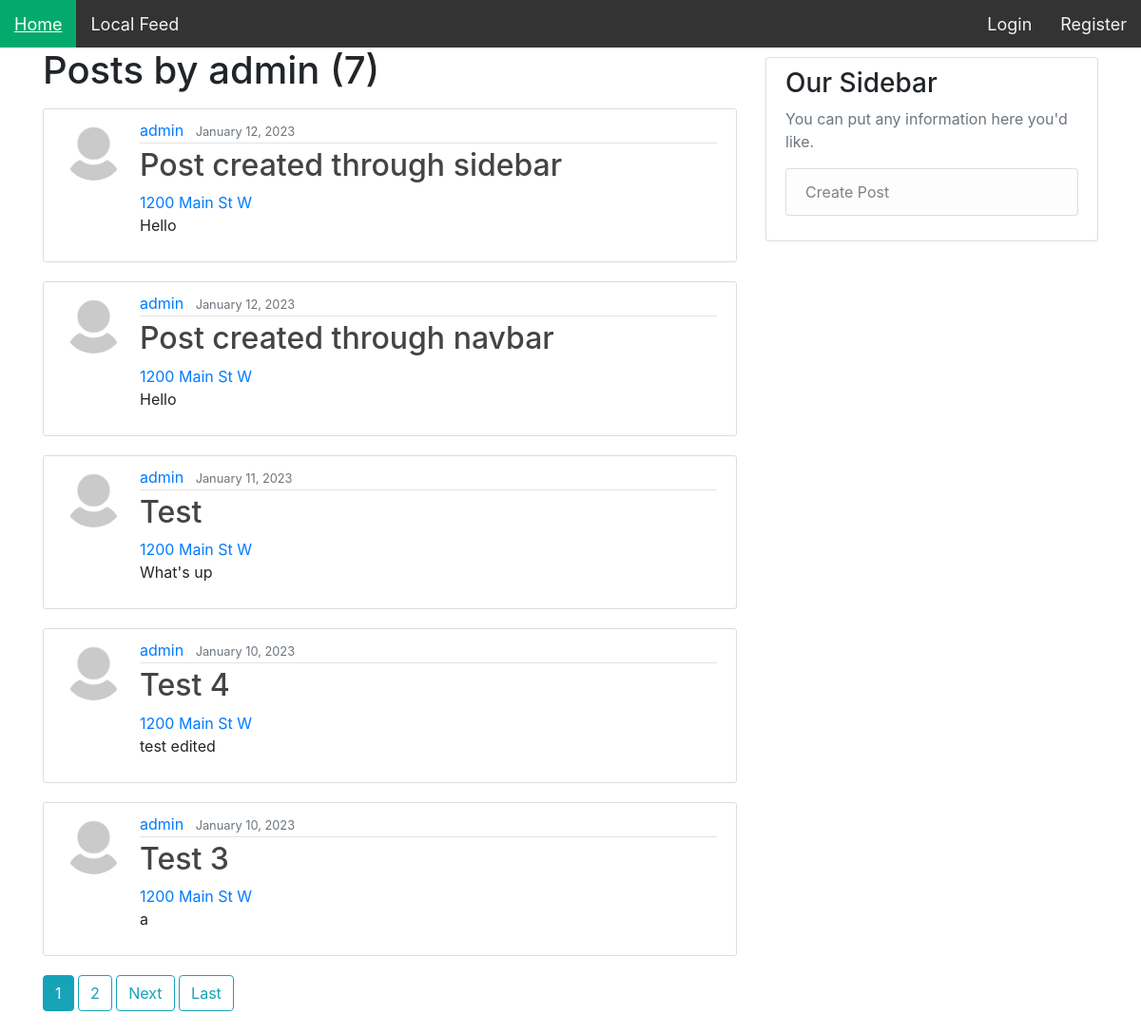
Page /user/admin on the earlier database version.
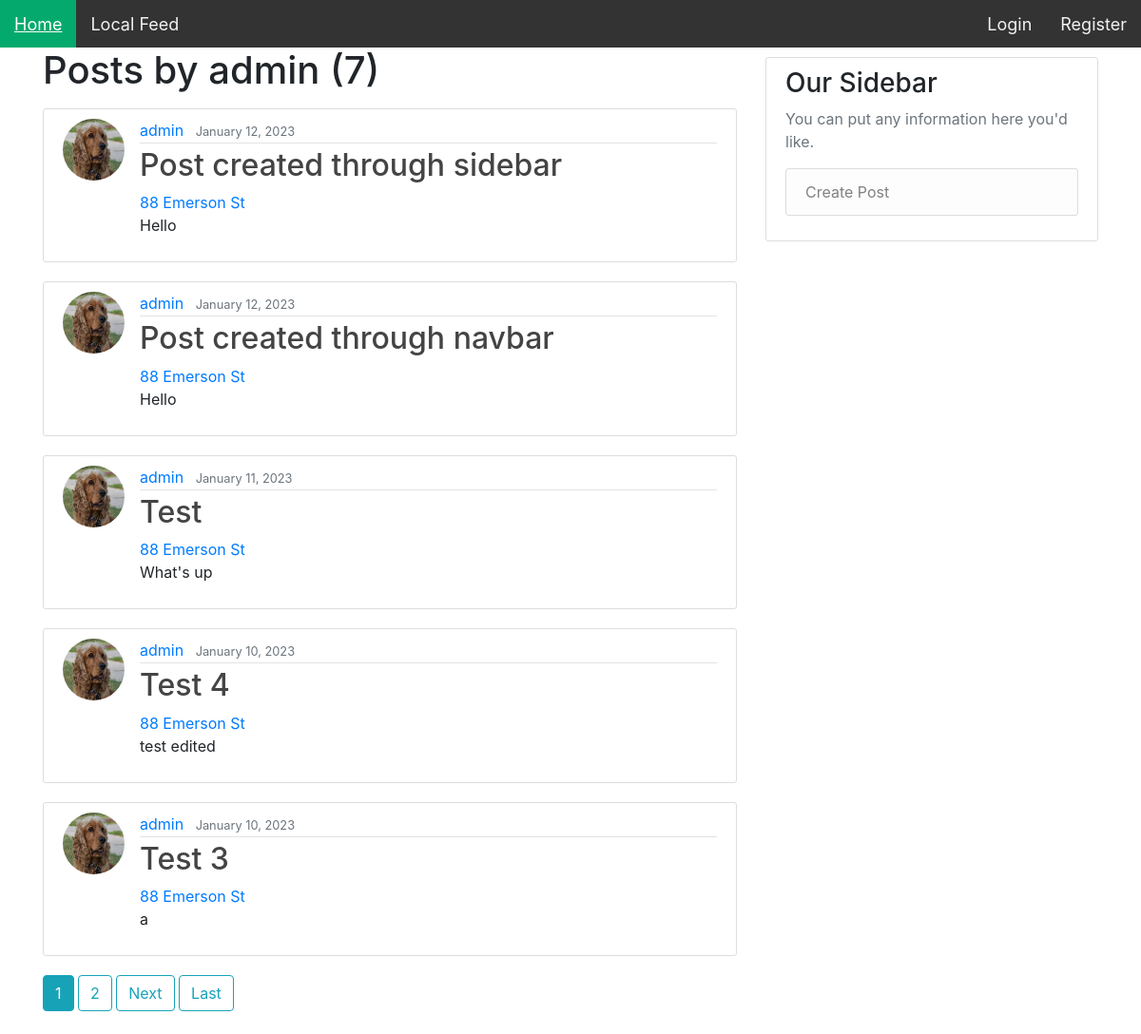
Same page on the later database version.
### map/models.py (models this page shows, shortened)
class Post(models.Model):
    title = models.CharField(max_length=150)
    content = models.TextField()
    date_posted = models.DateTimeField(default=timezone.now)
    author = models.ForeignKey(User, on_delete=models.CASCADE)
    likes = models.ManyToManyField(User, blank=True, related_name='likes')
    dislikes = models.ManyToManyField(User, blank=True, related_name='dislikes')

### users/models.py (models this page shows, shortened)
class Profile(models.Model):
    user = models.OneToOneField(User, on_delete=models.CASCADE, related_name='profile')
    image = models.ImageField(default='default.jpg', upload_to='profile_pics')
    house = models.ForeignKey(House, null=True, blank=True, on_delete=models.SET_NULL)

class House(models.Model):
    address = models.CharField(max_length=150, unique=True)
    location = models.JSONField(default = dict, unique=True)
    owner = models.ForeignKey(User, null=True, on_delete=models.SET_NULL, related_name="owner")
    residents = models.ManyToManyField(User, blank=True)
    description = models.TextField(blank=True)
    slug = models.SlugField(blank=True)
    image = models.ImageField(default='house-default.jpg', upload_to='house_pics')
    def __str__(self):
        return self.address

### map/views.py (the view)
# urls.py: path("user/<str:username>", UserPostListView.as_view(), name='user-posts'),
class UserPostListView(ListView):
    model = Post
    template_name = 'map/user_posts.html'
    context_object_name = 'posts'
    paginate_by = 5
    def get_queryset(self):
        user = get_object_or_404(User, username=self.kwargs.get('username'))
        return Post.objects.filter(author=user).order_by('-date_posted')

### map/templates/map/user_posts.html (shortened to what this page needs)
{% extends "map/base.html" %}
{% block content %}
	<h1 class="mb-3">Posts by {{ view.kwargs.username }} ({{ page_obj.paginator.count }})</h1>
	{% for post in posts %}
		<article class="media content-section">
		  <img class="rounded-circle article-img" src="{{ post.author.profile.image.url }}">
		  <div class="media-body">
			<div class="article-metadata">
			  <a class="mr-2" href="{% url 'user-posts' post.author.username %}">{{ post.author }}</a>
			  <small class="text-muted">{{ post.date_posted|date:"F d, Y" }}</small>
			</div>
			<h2><a class="article-title" href="{% url 'post-detail' post.id %}">{{ post.title }}</a></h2>
			{% if post.author.profile.house != null %}
				<a href="{% url 'house-detail' post.author.profile.house.slug %}">{{ post.author.profile.house }}</a>
			{% endif %}
			<p class="article-content">{{ post.content }}</p>
		  </div>
		</article>
	{% endfor %}
	{% if is_paginated %}
		  {% for num in page_obj.paginator.page_range %}
			{% if page_obj.number == num %}
			  <a class="btn btn-info mb-4" href="?page={{ num }}">{{ num }}</a>
			{% elif num > page_obj.number|add:'-3' and num < page_obj.number|add:'3' %}
			  <a class="btn btn-outline-info mb-4" href="?page={{ num }}">{{ num }}</a>
			{% endif %}
		  {% endfor %}
		  {% if page_obj.has_next %}
			<a class="btn btn-outline-info mb-4" href="?page={{ page_obj.next_page_number }}">Next</a>
			<a class="btn btn-outline-info mb-4" href="?page={{ page_obj.paginator.num_pages }}">Last</a>
		  {% endif %}
		{% endif %}
{% endblock content %}
{% block sidebar %}
	<div class="col-md-4">
	  <div class="content-section">
		<h3>Our Sidebar</h3>
		<p class='text-muted'>You can put any information here you'd like.
		  <ul class="list-group">
			<a class="list-group-item list-group-item-light" href="{% url 'post-create' %}">Create Post</a>
		  </ul>
		</p>
	  </div>
	</div>
{% endblock %}

Differences in the rows shown:
changed through a linked row, Post "Post created through sidebar": author.profile.image: picture added in place of a placeholder; author.profile.house "1200 Main St W" → "88 Emerson St"
changed through a linked row, Post "Post created through navbar": author.profile.image: picture added in place of a placeholder; author.profile.house "1200 Main St W" → "88 Emerson St"
changed through a linked row, Post "Test": author.profile.image: picture added in place of a placeholder; author.profile.house "1200 Main St W" → "88 Emerson St"
changed through a linked row, Post "Test 4": author.profile.image: picture added in place of a placeholder; author.profile.house "1200 Main St W" → "88 Emerson St"
changed through a linked row, Post "Test 3": author.profile.image: picture added in place of a placeholder; author.profile.house "1200 Main St W" → "88 Emerson St"
